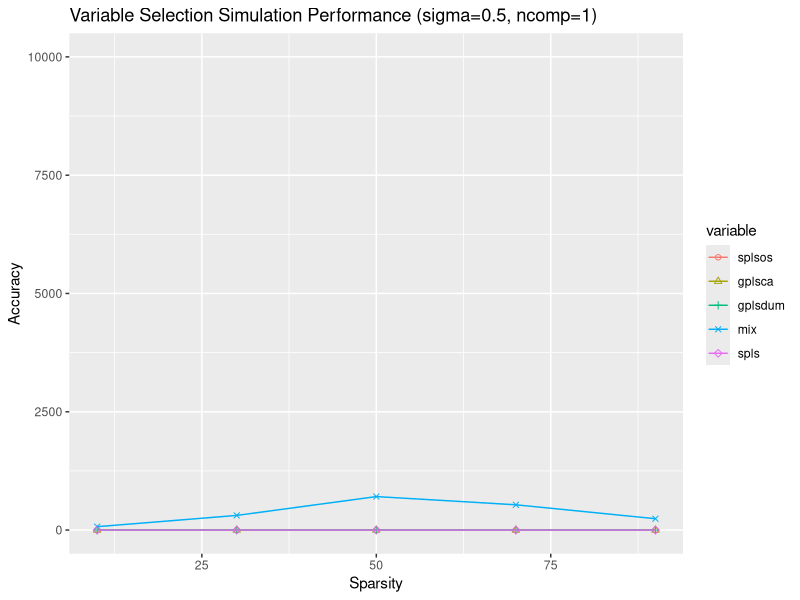
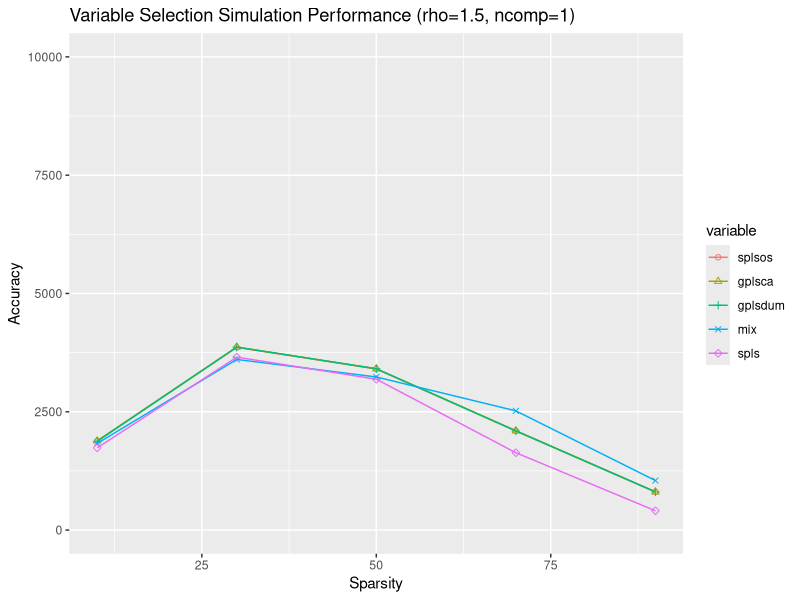
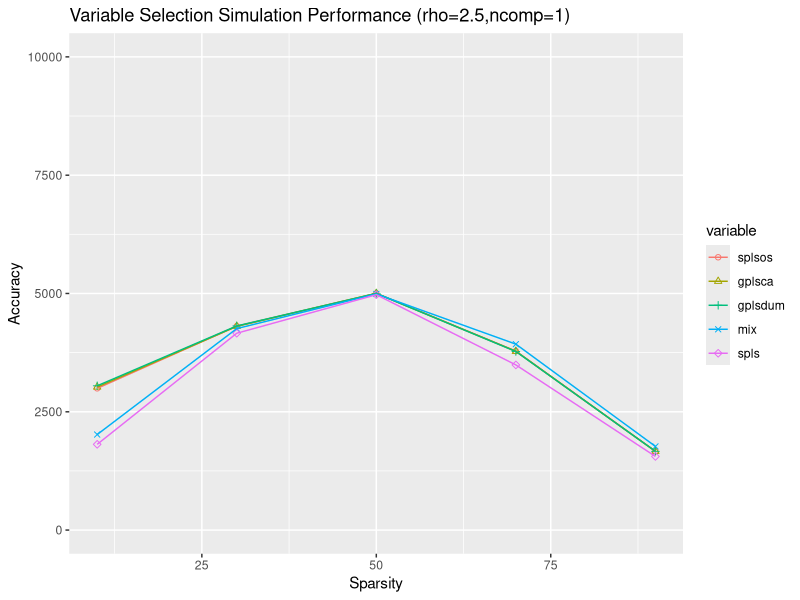
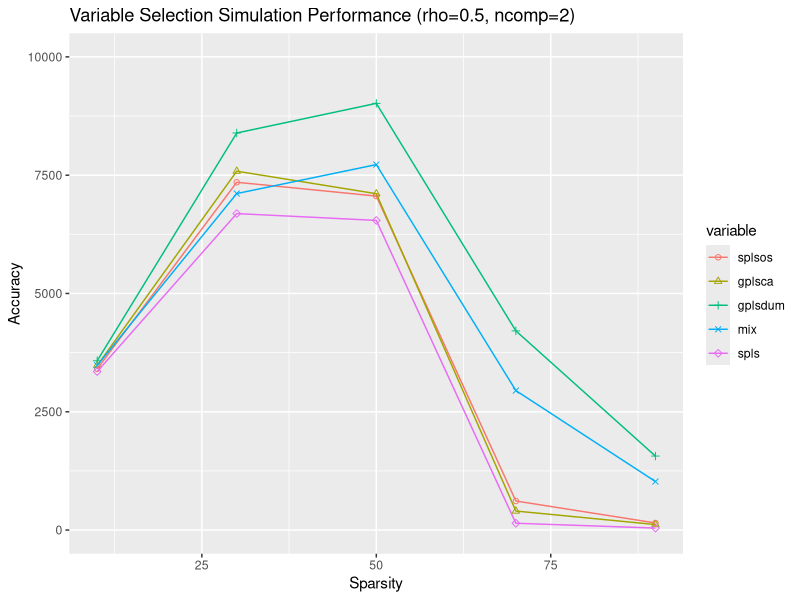
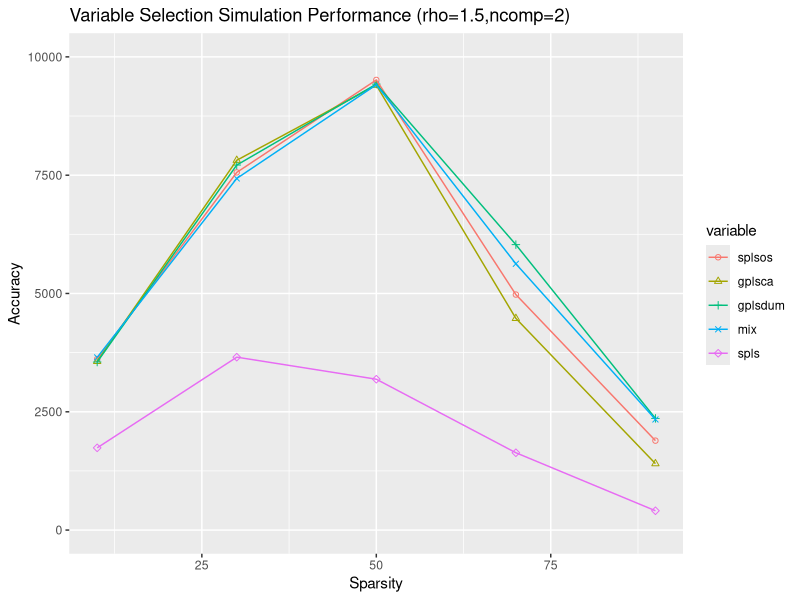
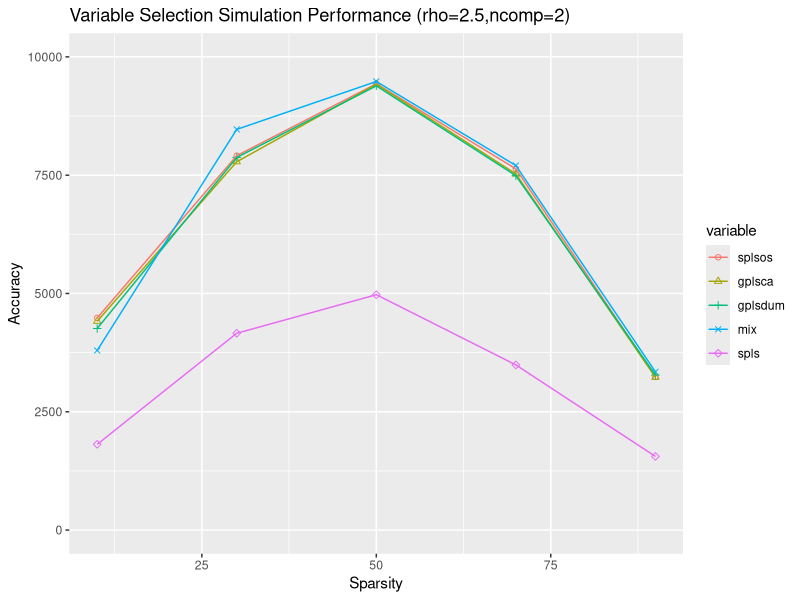

Write the R code that produced these figures, in order.
library(MASS)
library(ggplot2)
library(reshape2)

x_axis=c(90,70,50,30,10)

#-----rho0.5-------#
qtacc05_1=c(0,0,0,0,0)
caacc05_1=c(0,0,0,0,0)
dumacc05_1=c(0,0,0,0,0)
mixacc05_1=c(240,534,708,310,72)
splsacc05_1=c(0,0,0,0,0)

#----rho1.5-------#
qtacc15_1=c(808,2099,3404,3861,1884)
caacc15_1=c(806,2096,3409,3867,1884)
dumacc15_1=c(806,2095,3409,3866,1876)
mixacc15_1=c(1046,2519,3235,3606,1832)
splsacc15_1=c(408,1634,3188,3654,1738)
#---rho2.5-------#
qtacc25_1=c(1664,3782,5002,4309,2995)
caacc25_1=c(1664,3778,5003,4306,3023)
dumacc25_1=c(1664,3774,5000,4314,3049)
mixacc25_1=c(1768,3929,4990,4258,2019)
splsacc25_1=c(1556,3490,4974,4160,1812)

#-----------2ndcomponent----------------#
qtacc05_2=c(150,614,7058,7350,3406)
caacc05_2=c(116,402,7108,7584,3478)
dumacc05_2=c(1564,4210,9018,8392,3578)
mixacc05_2=c(1026,2948,7724,7112,3480)
splsacc05_2=c(42,144,6544,6688,3350)
#----rho1.5-------#
qtacc15_2=c(1890,4977,9513,7559,3614)
caacc15_2=c(1404,4474,9402,7815,3565)
dumacc15_2=c(2360,6032,9425,7714,3552)
mixacc15_2=c(2338,5627,9411,7431,3649)
splsacc15_2=c(858,3618,9470,7414,3622)

#---rho2.5-------#
qtacc25_2=c(3238,7634,9431,7913,4484)
caacc25_2=c(3230,7526,9420,7784,4413)
dumacc25_2=c(3275,7489,9387,7875,4260)
mixacc25_2=c(3344,7704,9480,8468,3796)
splsacc25_2=c(3088,6942,9588,7710,3680)

#------plotrho05comp1------#
plotdata<-data.frame(
  splsos = qtacc05_1,
  gplsca = caacc05_1,
  gplsdum = dumacc05_1,
  mix=mixacc05_1,
  spls=splsacc05_1,
  xvalue = x_axis)
plotdatalong <- melt(plotdata,id="xvalue")
rho05results <- ggplot(plotdatalong,
                     aes(x=xvalue,y=value,colour=variable,shape=variable))+geom_point()+geom_line()+scale_shape_manual(values=c(1,2,3,4,5))+labs(title="Variable Selection Simulation Performance (sigma=0.5, ncomp=1)",x="Sparsity",y="Accuracy") 
rho05results=rho05results+ylim(0,10000)
print(rho05results)

#------plotrho15comp1------#
plotdata<-data.frame(
  splsos = qtacc15_1,
  gplsca = caacc15_1,
  gplsdum = dumacc15_1,
  mix=mixacc15_1,
  spls=splsacc15_1,
  xvalue = x_axis)
plotdatalong <- melt(plotdata,id="xvalue")
rho15results <- ggplot(plotdatalong,
                       aes(x=xvalue,y=value,colour=variable,shape=variable))+geom_point()+geom_line()+scale_shape_manual(values=c(1,2,3,4,5))+labs(title="Variable Selection Simulation Performance (rho=1.5, ncomp=1)",x="Sparsity",y="Accuracy") 
rho15results=rho15results+ylim(0,10000)
print(rho15results)

#------plotrho25comp1------#
plotdata<-data.frame(
  splsos = qtacc25_1,
  gplsca = caacc25_1,
  gplsdum = dumacc25_1,
  mix=mixacc25_1,
  spls=splsacc25_1,
  xvalue = x_axis)
plotdatalong <- melt(plotdata,id="xvalue")
rho25results <- ggplot(plotdatalong,
                       aes(x=xvalue,y=value,colour=variable,shape=variable))+geom_point()+geom_line()+scale_shape_manual(values=c(1,2,3,4,5))+labs(title="Variable Selection Simulation Performance (rho=2.5,ncomp=1)",x="Sparsity",y="Accuracy") 
rho25results=rho25results+ylim(0,10000)
print(rho25results)

#------plotrho05comp2------#
plotdata<-data.frame(
  splsos = qtacc05_2,
  gplsca = caacc05_2,
  gplsdum = dumacc05_2,
  mix=mixacc05_2,
  spls=splsacc05_2,
  xvalue = x_axis)
plotdatalong <- melt(plotdata,id="xvalue")
rho05results <- ggplot(plotdatalong,
                       aes(x=xvalue,y=value,colour=variable,shape=variable))+geom_point()+geom_line()+scale_shape_manual(values=c(1,2,3,4,5))+labs(title="Variable Selection Simulation Performance (rho=0.5, ncomp=2)",x="Sparsity",y="Accuracy") 
rho05results=rho05results+ylim(0,10000)
print(rho05results)

#------plotrho15comp2------#
plotdata<-data.frame(
  splsos = qtacc15_2,
  gplsca = caacc15_2,
  gplsdum = dumacc15_2,
  mix=mixacc15_2,
  spls=splsacc15_1,
  xvalue = x_axis)
plotdatalong <- melt(plotdata,id="xvalue")
rho15results <- ggplot(plotdatalong,
                       aes(x=xvalue,y=value,colour=variable,shape=variable))+geom_point()+geom_line()+scale_shape_manual(values=c(1,2,3,4,5))+labs(title="Variable Selection Simulation Performance (rho=1.5,ncomp=2)",x="Sparsity",y="Accuracy") 
rho15results=rho15results+ylim(0,10000)
print(rho15results)

#------plotrho25comp2------#
plotdata<-data.frame(
  splsos = qtacc25_2,
  gplsca = caacc25_2,
  gplsdum = dumacc25_2,
  mix=mixacc25_2,
  spls=splsacc25_1,
  xvalue = x_axis)
plotdatalong <- melt(plotdata,id="xvalue")
rho25results <- ggplot(plotdatalong,
                       aes(x=xvalue,y=value,colour=variable,shape=variable))+geom_point()+geom_line()+scale_shape_manual(values=c(1,2,3,4,5))+labs(title="Variable Selection Simulation Performance (rho=2.5,ncomp=2)",x="Sparsity",y="Accuracy") 
rho25results=rho25results+ylim(0,10000)
print(rho25results)
# #------plotrho05comp2------#
# plotdata<-data.frame(
#   splsos_rho05_1 = qtacc05_1,
#   splsos_rho15_1 = qtacc15_1,
#   splsos_rho25_1 = qtacc25_1,
#   splsos_rho05_2 = qtacc05_2,
#   splsos_rho15_2 = qtacc15_2,
#   splsos_rho25_2 = qtacc25_2,
#   xvalue = x_axis)
# plotdatalong <- melt(plotdata,id="xvalue")
# rhoqtresults <- ggplot(plotdatalong,
#                        aes(x=xvalue,y=value,colour=variable,shape=variable))+geom_point()+geom_line()+scale_shape_manual(values=c(1,2,3,4,5,6))+labs(title="SPLSOS Performance witth Two LVs",x="Sparsity",y="Accuracy") 
# print(rhoqtresults)
# 
# #------plotrho15comp2------#
# plotdata<-data.frame(
#   gplsca_rho05_1 = caacc05_1,
#   gplsca_rho15_1 = caacc15_1,
#   gplsca_rho25_1 = caacc25_1,
#   gplsca_rho05_2 = caacc05_2,
#   gplsca_rho15_2 = caacc15_2,
#   gplsca_rho25_2 = caacc25_2,
#   xvalue = x_axis)
# plotdatalong <- melt(plotdata,id="xvalue")
# rhocaresults <- ggplot(plotdatalong,
#                        aes(x=xvalue,y=value,colour=variable,shape=variable))+geom_point()+geom_line()+scale_shape_manual(values=c(1,2,3,4,5,6))+labs(title="GPLSCA Performance with Two LVs",x="Sparsity",y="Accuracy") 
# print(rhocaresults)
# 
# #------plotrho25comp2------#
# plotdata<-data.frame(
#   gplsdum_rho05_1 = dumacc05_1,
#   gplsdum_rho15_1 = dumacc15_1,
#   gplsdum_rho25_1 = dumacc25_1,
#   gplsdum_rho05_2 = dumacc05_2,
#   gplsdum_rho15_2 = dumacc15_2,
#   gplsdum_rho25_2 = dumacc25_2,
#   xvalue = x_axis)
# plotdatalong <- melt(plotdata,id="xvalue")
# rhodumresults <- ggplot(plotdatalong,
#                        aes(x=xvalue,y=value,colour=variable,shape=variable))+geom_point()+geom_line()+scale_shape_manual(values=c(1,2,3,4,5,6))+labs(title="GPLSDUM Selection Simulation Performance with Two LVs",x="Sparsity",y="Accuracy") 
# print(rhodumresults)
